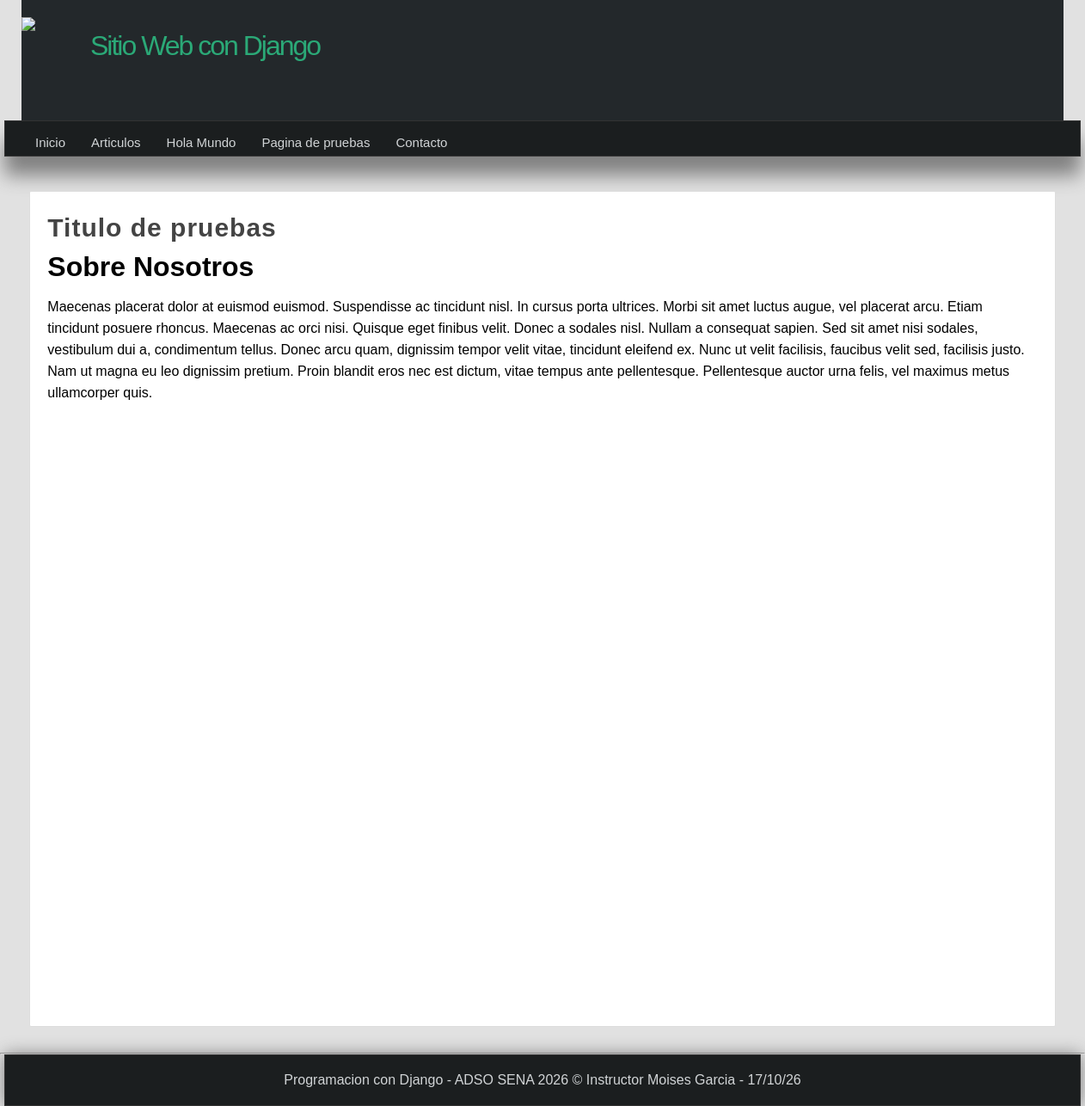
Screenshot of /sobre-nosotros/ with the database file from the repository.
### pages/models.py (models this page shows, shortened)
class Page(models.Model):
    title = models.CharField(max_length=50, verbose_name="Título")
    content = RichTextField(verbose_name="Contenido")
    slug = models.CharField(max_length=150, unique=True, verbose_name="URL amigable")
    visible = models.BooleanField(verbose_name="¿Visible?")
    order = models.IntegerField(default=0,verbose_name="¿Orden?")
    created_at = models.DateTimeField(auto_now_add=True, verbose_name="Creación")
    updated_at = models.DateTimeField(auto_now=True, verbose_name="Actualización")
    class Meta:
        verbose_name = "Página"
        verbose_name_plural = "Páginas"

### pages/views.py (the view)
# urls.py: path('sobre-nosotros/', views.page, {'slug': 'sobre-nosotros'}, name="sobre_nosotros"),
def page(request, slug):
    page = Page.objects.get(slug=slug)
    return render(request, "pages/page.html", {
        "page" : page
    })

### pages/context_processors.py (called while the page is built)
def get_pages(request):
    pages = Page.objects.filter(visible=True).order_by('order').values_list('id', 'title', 'slug')
    return {
        'pages': pages
    }

### pages/templates/pages/page.html (shortened to what this page needs)
{% extends 'layout.html' %}
{% block content %}
    <h1 clas="title">{{page.title}}</h1>
    <p class="content">
        {{page.content | safe}}
    </p>
{% endblock %}

### miapp/templates/layout.html (shortened to what this page needs)
{% load static %}
<!DOCTYPE html>
<html lang="en">
<head>
    <link rel="stylesheet" type="text/css" href="{% static 'css/styles.css'%}"/>
</head>
<body>
    <header>
        <div id="logotipo">
            <img src="{% static 'images/django.png' %}"/>
        <h1>Sitio Web con Django</h1>
        </div>
    </header>
    <nav>
        <ul>
            <li>
                <a href= "{% url 'inicio' %}">Inicio</a>
            </li>
            <li>
                <a href= "{% url 'articulos' %}">Articulos</a>
            </li>
            <li>
                <a href= "{% url 'hola_mundo' %}">Hola Mundo</a>
            </li>
            <li>
                <a href= "{% url 'pagina' %}">Pagina de pruebas</a>
            </li>
            <li>
                <a href= "{% url 'contacto' %}">Contacto</a>
            </li>
       </ul>
    </nav>
    <div id="content">
        <div class="box">
            <h1 class="title">Titulo de pruebas</h1>
            {% block content %}{% endblock %}
        </div>
    </div>
    <hr>
    <footer>
        Programacion con Django - ADSO SENA   2026 &copy; Instructor Moises Garcia - {% now "d/m/y" %}
    </footer>
</body>
</html>

### miapp/static/css/styles.css (style rules this page uses)
* { margin: 0px; padding:0%; font-family:Arial, Helvetica, sans-serif; text-decoration: none; }
p, h2, h3, ul { margin-top: 5px; margin-bottom: 5px; }
ul,ol { margin-left: 20px; margin-bottom: 10px; }
body { background-color: #E1E1E1; }
header { width: 1212px; height: 140px; background-color: #23282B; margin: 0px auto; }
#logotipo img { display: block; width: 60px; float: left; margin-top: 20px; }
#logotipo h1 { display: block; float: left; margin-top: 35px; margin-left: 20px; letter-spacing: -2px; font-weight: lighter; color: #2ba977; }
nav { width: 1250px; height: 40px; background-color: #1b1e1f; border: 1px solid #333; margin: 0px auto; box-shadow: 0px 22px 22px gray; font-size: 15px; }
nav ul { list-style: none; text-decoration: 40px; }
nav ul li { line-height: 40px; float: left; }
nav ul li a { display: block; padding-left: 15px; padding-right: 15px; color: #d1d4d6; }
#content { width: 1212px; min-height: 930px; margin: 0px auto; margin-bottom: 30px; margin-top: 40px; }
.box { background:white; min-height: 930px; width: 95%; padding: 20px; border:1px solid #ddd; border-radius: 2px; margin: 0px auto; }
.title { color: #444; letter-spacing: 1px; font-size: 30px; margin-bottom: 10px; margin-top: 5px; }
footer { width: 1250px; background-color: #1b1e1f; border: 1px solid #333; color: #d1d4d6; text-align: center; padding-top: 20px; margin: 0px auto; padding-bottom: 20px; box-shadow: 0px 0px 20px gray; }
.content { line-height:25px; }

### rows the page displays
Page: title "Sobre Nosotros", content "Maecenas placerat dolor at euismod euismod. Suspendisse ac tincidunt nisl. In cursus porta ultrices. Morbi sit amet luctus augue, vel placerat arcu. Etiam tincidunt posuere rhoncus. Maecenas ac orci nisi. Quisque eget finibus velit. Donec a sodales nisl. Nullam a consequat sapien. Sed sit amet nisi sodales, vestibulum dui a, condimentum tellus. Donec arcu quam, dignissim tempor velit vitae, tincidunt eleifend ex. Nunc ut velit facilisis, faucibus velit sed, facilisis justo. Nam ut magna eu leo dignissim pretium. Proin blandit eros nec est dictum, vitae tempus ante pellentesque. Pellentesque auctor urna felis, vel maximus metus ullamcorper quis."
